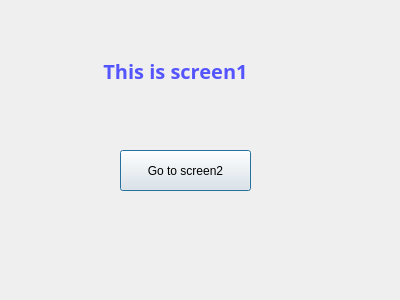
<?xml version="1.0" encoding="UTF-8"?>
<ui version="4.0">
 <class>Dialog</class>
 <widget class="QDialog" name="Dialog">
  <property name="geometry">
   <rect>
    <x>0</x>
    <y>0</y>
    <width>400</width>
    <height>300</height>
   </rect>
  </property>
  <property name="windowTitle">
   <string>Screen1</string>
  </property>
  <widget class="QPushButton" name="button">
   <property name="geometry">
    <rect>
     <x>120</x>
     <y>150</y>
     <width>131</width>
     <height>41</height>
    </rect>
   </property>
   <property name="mouseTracking">
    <bool>false</bool>
   </property>
   <property name="text">
    <string>Go to screen2</string>
   </property>
   <property name="checkable">
    <bool>false</bool>
   </property>
   <property name="autoDefault">
    <bool>true</bool>
   </property>
   <property name="default">
    <bool>false</bool>
   </property>
  </widget>
  <widget class="QLabel" name="label">
   <property name="geometry">
    <rect>
     <x>40</x>
     <y>30</y>
     <width>271</width>
     <height>81</height>
    </rect>
   </property>
   <property name="font">
    <font>
     <family>HY견고딕</family>
     <pointsize>15</pointsize>
     <weight>75</weight>
     <bold>true</bold>
    </font>
   </property>
   <property name="styleSheet">
    <string notr="true">color : rgb(85, 85, 255)</string>
   </property>
   <property name="text">
    <string>This is screen1</string>
   </property>
   <property name="alignment">
    <set>Qt::AlignCenter</set>
   </property>
   <property name="wordWrap">
    <bool>true</bool>
   </property>
  </widget>
 </widget>
 <resources/>
 <connections/>
</ui>
